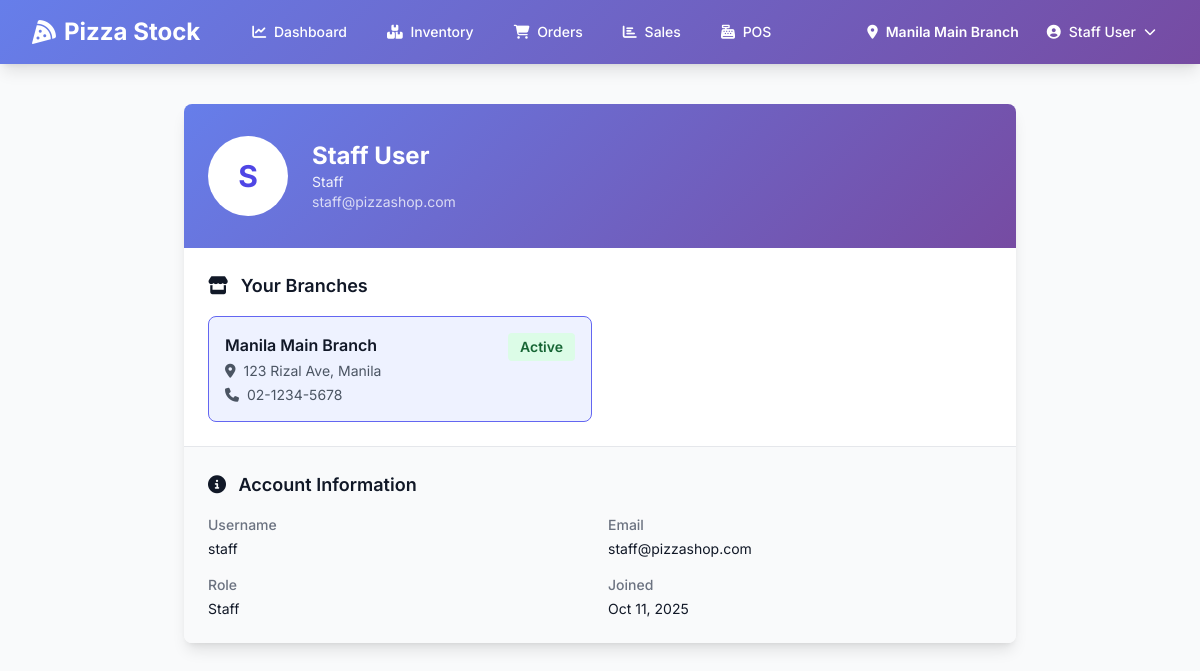
Before: /users/profile/ (signed in) with the older database file.
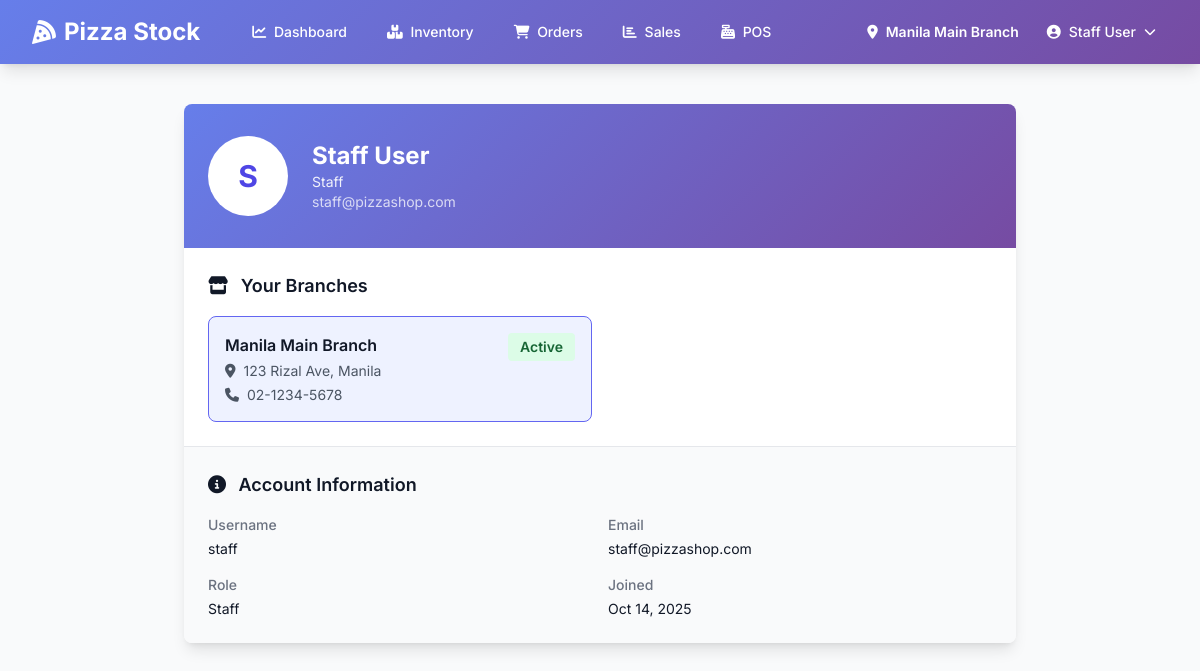
After: the same page with the newer database file.
### users/models.py (models this page shows, shortened)
class User(AbstractUser):
    ROLE_CHOICES = [
        ('admin', 'Admin'),
        ('manager', 'Manager'),
        ('staff', 'Staff'),
    ]
    role = models.CharField(max_length=20, choices=ROLE_CHOICES, default='staff')
    phone = models.CharField(max_length=20, blank=True)
    branches = models.ManyToManyField('inventory.Branch', related_name='users', blank=True)
    created_at = models.DateTimeField(auto_now_add=True)
    updated_at = models.DateTimeField(auto_now=True)
    class Meta:
        ordering = ['-date_joined']
    def get_full_name(self):
        return f"{self.first_name} {self.last_name}".strip()
    def is_admin(self):
        return self.role == 'admin' or self.is_superuser
    def is_manager(self):
        return self.role in ['admin', 'manager'] or self.is_superuser
    def can_access_branch(self, branch):
        if self.is_admin():
            return True
        return self.branches.filter(id=branch.id).exists()

### users/views.py (the view)
# urls.py: path('profile/', views.profile_view, name='profile'),
@login_required
def profile_view(request):
    return render(request, 'users/profile.html', {
        'user': request.user,
        'branches': request.user.branches.all()
    })

### templates/users/profile.html (shortened to what the changed rows need)
{% extends 'base.html' %}
{% block content %}
<div class="max-w-4xl mx-auto px-4 sm:px-6 lg:px-8">
    <div class="bg-white shadow-lg rounded-lg overflow-hidden">
        <div class="gradient-bg px-6 py-8">
            <div class="flex items-center">
                <div class="h-20 w-20 rounded-full bg-white flex items-center justify-center text-3xl font-bold text-indigo-600">
                    {{ user.first_name.0|default:user.username.0|upper }}
                </div>
                <div class="ml-6 text-white">
                    <h1 class="text-2xl font-bold">{{ user.get_full_name|default:user.username }}</h1>
                    <p class="text-sm opacity-90">{{ user.get_role_display }}</p>
                    <p class="text-sm opacity-75">{{ user.email }}</p>
                </div>
            </div>
        </div>
        <div class="px-6 py-6">
            <h2 class="text-lg font-semibold text-gray-900 mb-4">
                <i class="fas fa-store mr-2"></i>
                Your Branches
            </h2>
        </div>
        <div class="px-6 py-6 bg-gray-50 border-t">
            <h2 class="text-lg font-semibold text-gray-900 mb-4">
                <i class="fas fa-info-circle mr-2"></i>
                Account Information
            </h2>
            <dl class="grid grid-cols-1 gap-4 sm:grid-cols-2">
                <div>
                    <dt class="text-sm font-medium text-gray-500">Username</dt>
                    <dd class="mt-1 text-sm text-gray-900">{{ user.username }}</dd>
                </div>
                <div>
                    <dt class="text-sm font-medium text-gray-500">Email</dt>
                    <dd class="mt-1 text-sm text-gray-900">{{ user.email }}</dd>
                </div>
                <div>
                    <dt class="text-sm font-medium text-gray-500">Role</dt>
                    <dd class="mt-1 text-sm text-gray-900">{{ user.get_role_display }}</dd>
                </div>
                <div>
                    <dt class="text-sm font-medium text-gray-500">Joined</dt>
                    <dd class="mt-1 text-sm text-gray-900">{{ user.date_joined|date:"M d, Y" }}</dd>
                </div>
            </dl>
        </div>
    </div>
</div>
{% endblock %}

### templates/base.html (shortened to what this page needs)
<!DOCTYPE html>
<html lang="en" class="h-full bg-gray-50">
  <head>
    <script src="https://cdn.tailwindcss.com"></script>
    <link
      rel="stylesheet"
      href="https://cdnjs.cloudflare.com/ajax/libs/font-awesome/6.4.0/css/all.min.css"
    />
  </head>
  <body class="h-full">
    <div class="min-h-full">
      {% if user.is_authenticated %}
      <nav class="gradient-bg shadow-lg">
        <div class="mx-auto max-w-7xl px-4 sm:px-6 lg:px-8">
          <div class="flex h-16 justify-between items-center">
            <div class="flex items-center">
              <div class="flex-shrink-0">
                <h1 class="text-2xl font-bold text-white flex items-center">
                  <i class="fas fa-pizza-slice mr-2"></i>
                  Pizza Stock
                </h1>
              </div>
              <div class="hidden md:block ml-10">
                <div class="flex space-x-4">
                  <a
                    href="{% url 'reports:dashboard' %}"
                    class="text-white hover:bg-white hover:bg-opacity-20 px-3 py-2 rounded-md text-sm font-medium transition"
                  >
                    <i class="fas fa-chart-line mr-1"></i> Dashboard
                  </a>
                  <a
                    href="{% url 'inventory:dashboard' %}"
                    class="text-white hover:bg-white hover:bg-opacity-20 px-3 py-2 rounded-md text-sm font-medium transition"
                  >
                    <i class="fas fa-boxes mr-1"></i> Inventory
                  </a>
                  <a
                    href="{% url 'orders:dashboard' %}"
                    class="text-white hover:bg-white hover:bg-opacity-20 px-3 py-2 rounded-md text-sm font-medium transition"
                  >
                    <i class="fas fa-shopping-cart mr-1"></i> Orders
                  </a>
                  <a
                    href="{% url 'sales:dashboard' %}"
                    class="text-white hover:bg-white hover:bg-opacity-20 px-3 py-2 rounded-md text-sm font-medium transition"
                  >
                    <i class="fas fa-chart-bar mr-1"></i> Sales
                  </a>
                  <a
                    href="{% url 'sales:pos_dashboard' %}"
                    class="text-white hover:bg-white hover:bg-opacity-20 px-3 py-2 rounded-md text-sm font-medium transition"
                  >
                    <i class="fas fa-cash-register mr-1"></i> POS
                  </a>
                </div>
              </div>
            </div>
            <div class="flex items-center space-x-4">
              {% if request.current_branch %}
              <div class="text-white text-sm">
                <i class="fas fa-map-marker-alt mr-1"></i>
                <span class="font-semibold"
                  >{{ request.current_branch.name }}</span
                >
              </div>
              {% endif %}
              <div class="relative">
                <button
                  onclick="toggleDropdown()"
                  class="flex items-center text-white hover:bg-white hover:bg-opacity-20 px-3 py-2 rounded-md text-sm font-medium transition"
                >
                  <i class="fas fa-user-circle mr-2"></i>
                  {{ user.get_full_name|default:user.username }}
                  <i class="fas fa-chevron-down ml-2 text-xs"></i>
                </button>
              </div>
            </div>
          </div>
        </div>
      </nav>
      {% endif %}
      <main class="py-10">{% block content %}{% endblock %}</main>
    </div>
  </body>
</html>

Changed rows visible on the page:
changed User "Staff User": date_joined "Oct 11, 2025" → "Oct 14, 2025"
